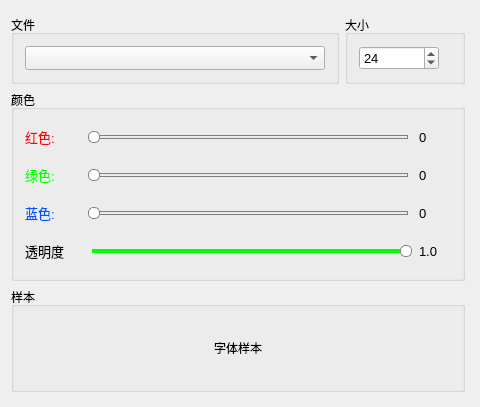
<?xml version="1.0" encoding="UTF-8"?>
<ui version="4.0">
 <class>FontWidgetClass</class>
 <widget class="QDialog" name="FontWidgetClass">
  <property name="geometry">
   <rect>
    <x>0</x>
    <y>0</y>
    <width>480</width>
    <height>360</height>
   </rect>
  </property>
  <property name="windowTitle">
   <string>字体设置</string>
  </property>
  <layout class="QGridLayout" name="gridLayout">
   <property name="verticalSpacing">
    <number>4</number>
   </property>
   <item row="0" column="0">
    <layout class="QVBoxLayout" name="verticalLayout">
     <property name="leftMargin">
      <number>0</number>
     </property>
     <property name="topMargin">
      <number>4</number>
     </property>
     <property name="rightMargin">
      <number>4</number>
     </property>
     <property name="bottomMargin">
      <number>4</number>
     </property>
     <item>
      <layout class="QHBoxLayout" name="horizontalLayout_6">
       <property name="leftMargin">
        <number>0</number>
       </property>
       <property name="rightMargin">
        <number>0</number>
       </property>
       <item>
        <widget class="QGroupBox" name="groupBox_3">
         <property name="title">
          <string>文件</string>
         </property>
         <layout class="QVBoxLayout" name="verticalLayout_6">
          <item>
           <widget class="QComboBox" name="m_cboPath">
            <property name="minimumSize">
             <size>
              <width>0</width>
              <height>24</height>
             </size>
            </property>
            <property name="maximumSize">
             <size>
              <width>16777215</width>
              <height>24</height>
             </size>
            </property>
            <property name="font">
             <font>
              <pointsize>10</pointsize>
             </font>
            </property>
           </widget>
          </item>
         </layout>
        </widget>
       </item>
       <item>
        <widget class="QGroupBox" name="groupBox_4">
         <property name="maximumSize">
          <size>
           <width>120</width>
           <height>16777215</height>
          </size>
         </property>
         <property name="title">
          <string>大小</string>
         </property>
         <layout class="QVBoxLayout" name="verticalLayout_7">
          <item>
           <widget class="QSpinBox" name="m_spbSize">
            <property name="minimumSize">
             <size>
              <width>80</width>
              <height>24</height>
             </size>
            </property>
            <property name="maximumSize">
             <size>
              <width>80</width>
              <height>24</height>
             </size>
            </property>
            <property name="font">
             <font>
              <pointsize>10</pointsize>
             </font>
            </property>
            <property name="minimum">
             <number>10</number>
            </property>
            <property name="maximum">
             <number>50</number>
            </property>
            <property name="value">
             <number>24</number>
            </property>
           </widget>
          </item>
         </layout>
        </widget>
       </item>
      </layout>
     </item>
     <item>
      <widget class="QGroupBox" name="groupBox">
       <property name="title">
        <string>颜色</string>
       </property>
       <layout class="QHBoxLayout" name="horizontalLayout_5">
        <item>
         <layout class="QVBoxLayout" name="verticalLayout_2">
          <item>
           <layout class="QHBoxLayout" name="horizontalLayout_4">
            <item>
             <widget class="QLabel" name="m_labRed">
              <property name="minimumSize">
               <size>
                <width>56</width>
                <height>32</height>
               </size>
              </property>
              <property name="maximumSize">
               <size>
                <width>56</width>
                <height>32</height>
               </size>
              </property>
              <property name="font">
               <font>
                <pointsize>10</pointsize>
               </font>
              </property>
              <property name="styleSheet">
               <string notr="true">color: rgb(255, 0, 0);</string>
              </property>
              <property name="text">
               <string>红色:</string>
              </property>
             </widget>
            </item>
            <item>
             <widget class="QSlider" name="m_sldRed">
              <property name="minimumSize">
               <size>
                <width>0</width>
                <height>16</height>
               </size>
              </property>
              <property name="styleSheet">
               <string notr="true">#m_sldRed::groove:horizontal { 
	border: 1px solid gray;
	height: 2px; 
    left: 5px;
	right: 5px; 
} 
#m_sldRed::handle:horizontal { 
	border: 1px solid gray; 
	background:white;
	border-radius: 5px;
	width: 10px; 
	height: 10px; 
	margin: -5px; 
} 
#m_sldRed::sub-page:horizontal{ 
	background: rgb(255, 0, 0); 
}</string>
              </property>
              <property name="maximum">
               <number>255</number>
              </property>
              <property name="orientation">
               <enum>Qt::Orientation::Horizontal</enum>
              </property>
             </widget>
            </item>
            <item>
             <widget class="QLabel" name="m_labRedValue">
              <property name="minimumSize">
               <size>
                <width>32</width>
                <height>32</height>
               </size>
              </property>
              <property name="maximumSize">
               <size>
                <width>32</width>
                <height>32</height>
               </size>
              </property>
              <property name="font">
               <font>
                <pointsize>10</pointsize>
               </font>
              </property>
              <property name="text">
               <string>0</string>
              </property>
             </widget>
            </item>
           </layout>
          </item>
          <item>
           <layout class="QHBoxLayout" name="horizontalLayout_3">
            <item>
             <widget class="QLabel" name="m_labGreen">
              <property name="minimumSize">
               <size>
                <width>56</width>
                <height>32</height>
               </size>
              </property>
              <property name="maximumSize">
               <size>
                <width>56</width>
                <height>32</height>
               </size>
              </property>
              <property name="font">
               <font>
                <pointsize>10</pointsize>
               </font>
              </property>
              <property name="styleSheet">
               <string notr="true">color: rgb(0, 255, 0);</string>
              </property>
              <property name="text">
               <string>绿色:</string>
              </property>
             </widget>
            </item>
            <item>
             <widget class="QSlider" name="m_sldGreen">
              <property name="minimumSize">
               <size>
                <width>0</width>
                <height>16</height>
               </size>
              </property>
              <property name="styleSheet">
               <string notr="true">#m_sldGreen::groove:horizontal { 
	border: 1px solid gray;
	height: 2px; 
    left: 5px;
	right: 5px; 
} 
#m_sldGreen::handle:horizontal { 
	border: 1px solid gray; 
	background:white;
	border-radius: 5px;
	width: 10px; 
	height: 10px; 
	margin: -5px; 
} 
#m_sldGreen::sub-page:horizontal{ 
	background: rgb(0, 255, 0); 
}</string>
              </property>
              <property name="maximum">
               <number>255</number>
              </property>
              <property name="orientation">
               <enum>Qt::Orientation::Horizontal</enum>
              </property>
             </widget>
            </item>
            <item>
             <widget class="QLabel" name="m_labGreenValue">
              <property name="minimumSize">
               <size>
                <width>32</width>
                <height>32</height>
               </size>
              </property>
              <property name="maximumSize">
               <size>
                <width>32</width>
                <height>32</height>
               </size>
              </property>
              <property name="font">
               <font>
                <pointsize>10</pointsize>
               </font>
              </property>
              <property name="text">
               <string>0</string>
              </property>
             </widget>
            </item>
           </layout>
          </item>
          <item>
           <layout class="QHBoxLayout" name="horizontalLayout_2">
            <item>
             <widget class="QLabel" name="m_labBlue">
              <property name="minimumSize">
               <size>
                <width>56</width>
                <height>32</height>
               </size>
              </property>
              <property name="maximumSize">
               <size>
                <width>56</width>
                <height>32</height>
               </size>
              </property>
              <property name="font">
               <font>
                <pointsize>10</pointsize>
               </font>
              </property>
              <property name="styleSheet">
               <string notr="true">color: rgb(0, 85, 255);</string>
              </property>
              <property name="text">
               <string>蓝色:</string>
              </property>
             </widget>
            </item>
            <item>
             <widget class="QSlider" name="m_sldBlue">
              <property name="minimumSize">
               <size>
                <width>0</width>
                <height>16</height>
               </size>
              </property>
              <property name="styleSheet">
               <string notr="true">#m_sldBlue::groove:horizontal { 
	border: 1px solid gray;
	height: 2px; 
    left: 5px;
	right: 5px; 
} 
#m_sldBlue::handle:horizontal { 
	border: 1px solid gray; 
	background:white;
	border-radius: 5px;
	width: 10px; 
	height: 10px; 
	margin: -5px; 
} 
#m_sldBlue::sub-page:horizontal{ 
	background: rgb(0, 0, 255); 
}</string>
              </property>
              <property name="maximum">
               <number>255</number>
              </property>
              <property name="orientation">
               <enum>Qt::Orientation::Horizontal</enum>
              </property>
             </widget>
            </item>
            <item>
             <widget class="QLabel" name="m_labBlueValue">
              <property name="minimumSize">
               <size>
                <width>32</width>
                <height>32</height>
               </size>
              </property>
              <property name="maximumSize">
               <size>
                <width>32</width>
                <height>32</height>
               </size>
              </property>
              <property name="font">
               <font>
                <pointsize>10</pointsize>
               </font>
              </property>
              <property name="text">
               <string>0</string>
              </property>
             </widget>
            </item>
           </layout>
          </item>
          <item>
           <layout class="QHBoxLayout" name="horizontalLayout">
            <item>
             <widget class="QLabel" name="m_labAlpha">
              <property name="minimumSize">
               <size>
                <width>56</width>
                <height>32</height>
               </size>
              </property>
              <property name="maximumSize">
               <size>
                <width>56</width>
                <height>32</height>
               </size>
              </property>
              <property name="font">
               <font>
                <pointsize>10</pointsize>
               </font>
              </property>
              <property name="text">
               <string>透明度</string>
              </property>
             </widget>
            </item>
            <item>
             <widget class="QSlider" name="m_sldAlpha">
              <property name="minimumSize">
               <size>
                <width>0</width>
                <height>16</height>
               </size>
              </property>
              <property name="styleSheet">
               <string notr="true">#m_sldAlpha::groove:horizontal { 
	border: 1px solid gray;
	height: 2px; 
    left: 5px;
	right: 5px; 
} 
#m_sldAlpha::handle:horizontal { 
	border: 1px solid gray; 
	background:white;
	border-radius: 5px;
	width: 10px; 
	height: 10px; 
	margin: -5px; 
} 
#m_sldAlpha::sub-page:horizontal{ 
	background: rgb(0, 255, 0); 
}</string>
              </property>
              <property name="maximum">
               <number>100</number>
              </property>
              <property name="value">
               <number>100</number>
              </property>
              <property name="orientation">
               <enum>Qt::Orientation::Horizontal</enum>
              </property>
             </widget>
            </item>
            <item>
             <widget class="QLabel" name="m_labAlphaValue">
              <property name="minimumSize">
               <size>
                <width>32</width>
                <height>32</height>
               </size>
              </property>
              <property name="maximumSize">
               <size>
                <width>32</width>
                <height>32</height>
               </size>
              </property>
              <property name="font">
               <font>
                <pointsize>10</pointsize>
               </font>
              </property>
              <property name="text">
               <string>1.0</string>
              </property>
             </widget>
            </item>
           </layout>
          </item>
         </layout>
        </item>
       </layout>
      </widget>
     </item>
     <item>
      <widget class="QGroupBox" name="groupBox_2">
       <property name="title">
        <string>样本</string>
       </property>
       <layout class="QVBoxLayout" name="verticalLayout_5">
        <item>
         <widget class="QLabel" name="m_labSample">
          <property name="minimumSize">
           <size>
            <width>0</width>
            <height>60</height>
           </size>
          </property>
          <property name="text">
           <string>字体样本</string>
          </property>
          <property name="alignment">
           <set>Qt::AlignmentFlag::AlignCenter</set>
          </property>
         </widget>
        </item>
       </layout>
      </widget>
     </item>
    </layout>
   </item>
  </layout>
 </widget>
 <layoutdefault spacing="6" margin="11"/>
 <resources/>
 <connections/>
</ui>
